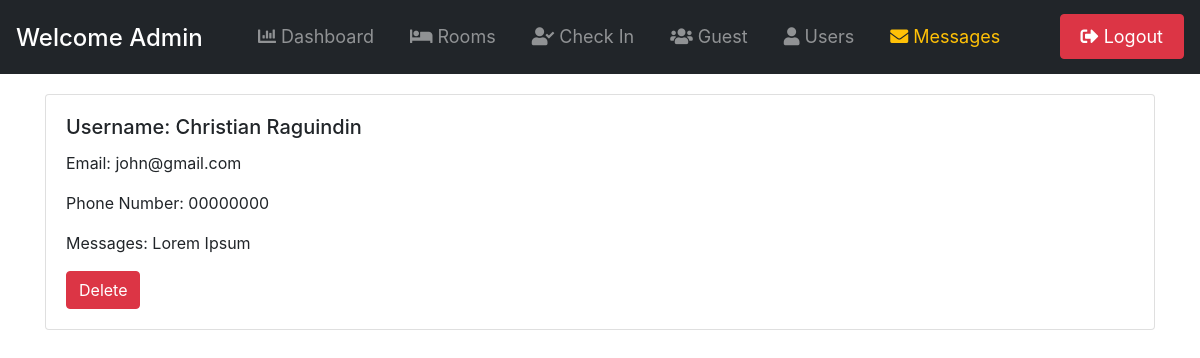
Screenshot of /concern.php (signed in) with the database file from the repository.
### tables this page shows
CREATE TABLE `contact` (
  `id` int(11) NOT NULL,
  `username` varchar(255) NOT NULL,
  `email` varchar(255) NOT NULL,
  `phone_no` varchar(255) NOT NULL,
  `message` text NOT NULL
);

### concern.php (the view, shortened to what this page needs)
<?php
$obj = new dbCon;
$conon = $obj->dbConn();
$sql = "SELECT * FROM contact WHERE id > 1";
$result = $conon->query($sql);
?>
<!DOCTYPE html>
<html lang="en">
<head>
    <link href="https://maxcdn.bootstrapcdn.com/bootstrap/4.5.2/css/bootstrap.min.css" rel="stylesheet">
</head>
<body>
    <?php include_once("navbar.php"); ?>
    <?php
    if (mysqli_num_rows($result) > 0) {
        while ($row = mysqli_fetch_assoc($result)) {
    ?>
    <div class="container mt-4">
        <div class="card">
            <div class="card-body">
                <h5 class="card-title">Username: <?php echo $row['username'];  ?> </h5>
                <p class="card-text">Email: <?php echo $row['email'];  ?> </p>
                <p class="card-text">Phone Number: <?php echo $row['phone_no'];  ?> </p>
                <p class="card-text">Messages: <?php echo $row['message'];  ?> </p>
                <form action="<?php echo $_SERVER['PHP_SELF'] ?>" method="GET">
                    <button type="submit" class="btn btn-danger" onclick="return confirm('Are you sure you want to delete this message?')">Delete</button>
                </form>
            </div>
        </div>
    </div>
    <?php
        }
    } else {
        echo "<p>No Message</p>";
    }
    ?>
</body>
</html>

### navbar.php (style rules this page uses)
body { padding-top: 70px; }

### rows the page displays
contact: username "Christian Raguindin", email "john@gmail.com", phone_no "00000000", message "Lorem Ipsum"
